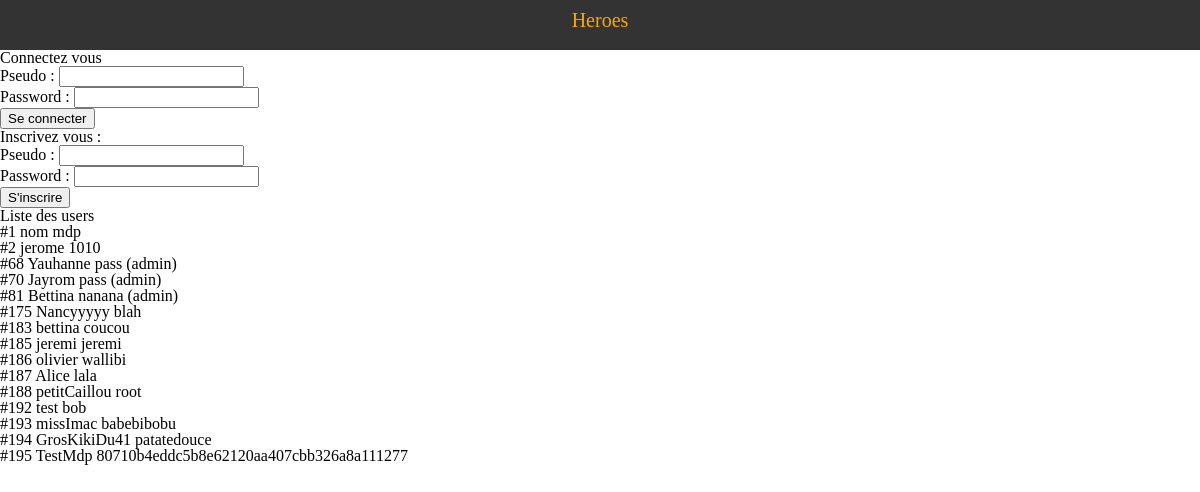
Before: / with the older database file.
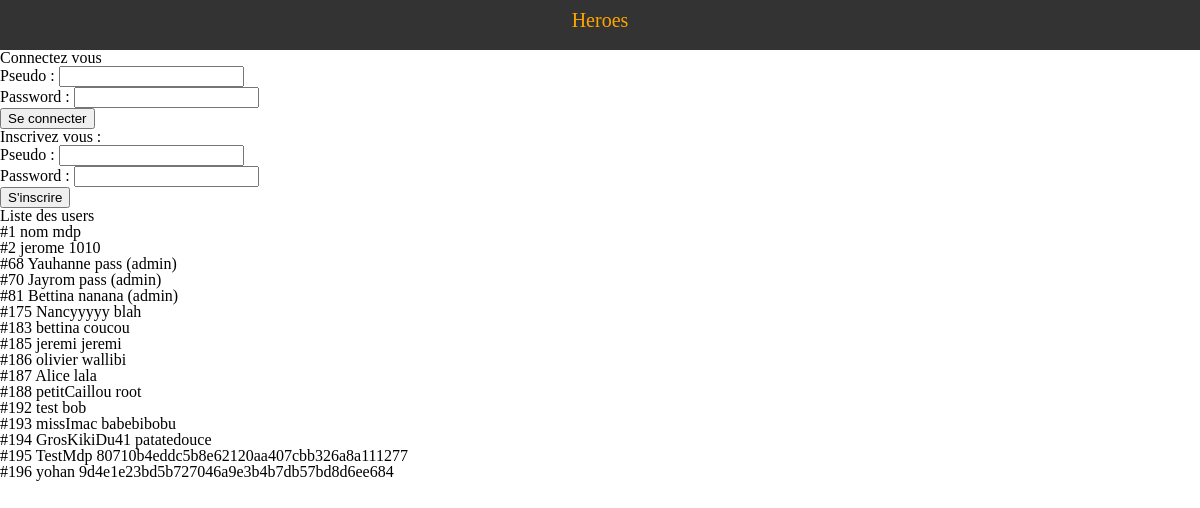
After: the same page with the newer database file.
### tables this page shows
CREATE TABLE IF NOT EXISTS `user` (
  `id_user` int(11) NOT NULL AUTO_INCREMENT,
  `userName` varchar(45) NOT NULL,
  `password` varchar(45) NOT NULL,
  `level` varchar(45) NOT NULL,
  PRIMARY KEY (`id_user`)
);

### controller/page_connexion.php (called while the page is built, shortened)
<?php
include_once('model/users.php');
include_once('view/header.php');
include_once('view/connexion_form.php');
include_once('view/register_form.php');
display_users();
include_once('view/footer.php');
function display_users(){
	$users = get_users();
	foreach($users as $cle => $user)
	{
	    $users[$cle]['id'] = htmlspecialchars($user['id_user']);
	    $users[$cle]['nom'] = htmlspecialchars($user['userName']);
	    $users[$cle]['pass'] = htmlspecialchars($user['password']);
	    $users[$cle]['level'] = htmlspecialchars($user['level']);
	}
	include_once('view/liste_user.php');
}

### model/users.php (called while the page is built, shortened)
<?php
function get_users()
{
    global $bdd;
    $req = $bdd->prepare('SELECT id_user, userName, password, level FROM user');
    $req->execute();
    $return = $req->fetchAll();
    return $return;
}

### view/liste_user.php (the view)
<h1>Liste des users</h1>
<?php
    foreach($users as $user)
    {
?>
<div class="news">
    <p>
        <?php echo '#'.$user['id']; ?>
        <?php echo $user['nom']; ?>
        <?php echo $user['pass']; ?>
        <?php if($user['level']==1) echo '(admin)' ?>
    </p>
</div>
<?php
    }
?>

### index.php (shortened to what this page needs)
<?php
if ( isset($_SESSION['logged']) && $_SESSION['logged']==true )
{
	include_once('controller/page_jeu.php');
}
else{ include_once('controller/page_connexion.php'); }

### view/header.php (shortened to what this page needs)
<!DOCTYPE html>
<html>
    <head>
	<link href="view/style.css" rel="stylesheet" />
    </head>
    <body>
    	<header>
	    	<nav>
				<a href='index.php'>Heroes</a>
	    	</nav>
    	</header>

### view/connexion_form.php
<div id="connexion_form">
	<h3>Connectez vous</h3>
	<form method=POST action="index.php?action=connect">
		Pseudo : <input type="text" name="login" value="">
		<br>
		Password : <input type="password" name="pass" value="">
		<br>
		<input type="submit" value="Se connecter">
	</form>
</div>

### view/register_form.php
<div id="register_form">
	<h3>Inscrivez vous :</h3>
	<form method=POST action="index.php?action=register">
		Pseudo : <input type="text" name="login" value="">
		<br>
		Password : <input type="password" name="pass" value="">
		<br>
		<input type="submit" value="S'inscrire">
	</form>
</div>

### view/style.css (style rules this page uses)
html, body, div, span, applet, object, iframe, h1, h2, h3, h4, h5, h6, p, blockquote, pre, a, abbr, acronym, address, big, cite, code, del, dfn, em, img, ins, kbd, q, s, samp, small, strike, strong, sub, sup, tt, var, b, u, i, center, dl, dt, dd, ol, ul, li, fieldset, form, label, legend, table, caption, tbody, tfoot, thead, tr, th, td, article, aside, canvas, details, embed, figure, figcaption, footer, header, hgroup, menu, nav, output, ruby, section, summary, time, mark, audio, video { margin: 0; padding: 0; border: 0; font-size: 100%; font: inherit; vertical-align: baseline; }
article, aside, details, figcaption, figure, footer, header, hgroup, menu, nav, section { display: block; }
body { line-height: 1; }
header { background-color: #333; color: white; height: 50px; }
nav { text-align: center; }
nav a { display: inline-block; text-decoration: none; color: orange; font-size:20px; text-align: center; padding: 10px; }

Changed rows visible on the page:
added user: id_user "196", userName "yohan", password "9d4e1e23bd5b727046a9e3b4b7db57bd8d6ee684"
